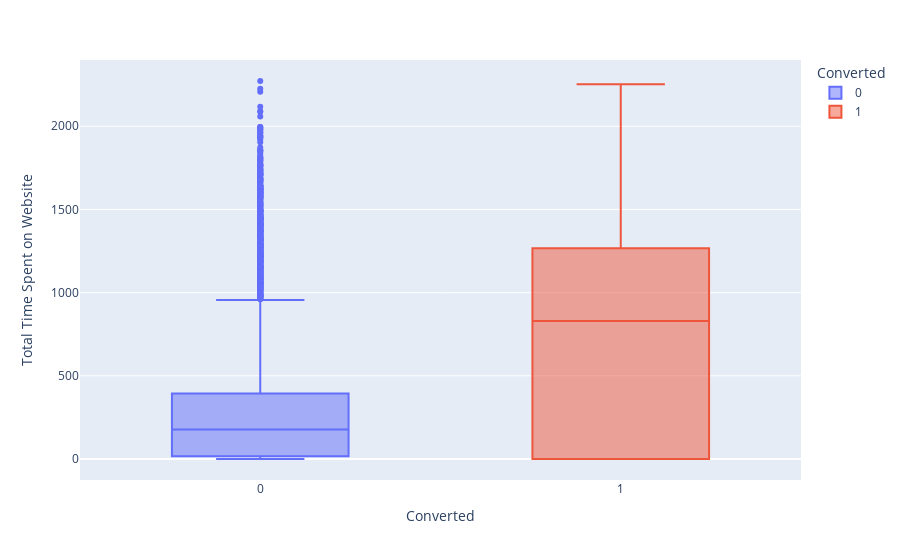

Write notebook code for a chart like this one.
### Code cell
# BoxPlot Converted x TotalTimeSpent
fig = px.box(df_leads, x='Converted', y='Total Time Spent on Website', color='Converted')
fig.show()

### Figure 1 — Plotly figure (JSON) as saved in the notebook; plotly's stock layout.template omitted (floating-point values rounded to 4 significant figures; data arrays with more than 128 entries replaced by an {"elided": "..."} marker saying what was removed)
{"data": [{"alignmentgroup": "True", "hovertemplate": "Converted=%{x}<br>Total Time Spent on Website=%{y}<extra></extra>", "legendgroup": "0", "marker": {"color": "#636efa"}, "name": "0", "notched": false, "offsetgroup": "0", "orientation": "v", "showlegend": true, "type": "box", "x": {"elided": "5639 int values"}, "x0": " ", "xaxis": "x", "y": {"elided": "5639 int values"}, "y0": " ", "yaxis": "y"}, {"alignmentgroup": "True", "hovertemplate": "Converted=%{x}<br>Total Time Spent on Website=%{y}<extra></extra>", "legendgroup": "1", "marker": {"color": "#EF553B"}, "name": "1", "notched": false, "offsetgroup": "1", "orientation": "v", "showlegend": true, "type": "box", "x": {"elided": "3435 int values"}, "x0": " ", "xaxis": "x", "y": {"elided": "3435 int values"}, "y0": " ", "yaxis": "y"}], "layout": {"boxmode": "overlay", "legend": {"title": {"text": "Converted"}, "tracegroupgap": 0}, "margin": {"t": 60}, "xaxis": {"anchor": "y", "categoryarray": [0, 1], "categoryorder": "array", "domain": [0, 1], "title": {"text": "Converted"}}, "yaxis": {"anchor": "x", "domain": [0, 1], "title": {"text": "Total Time Spent on Website"}}}}
